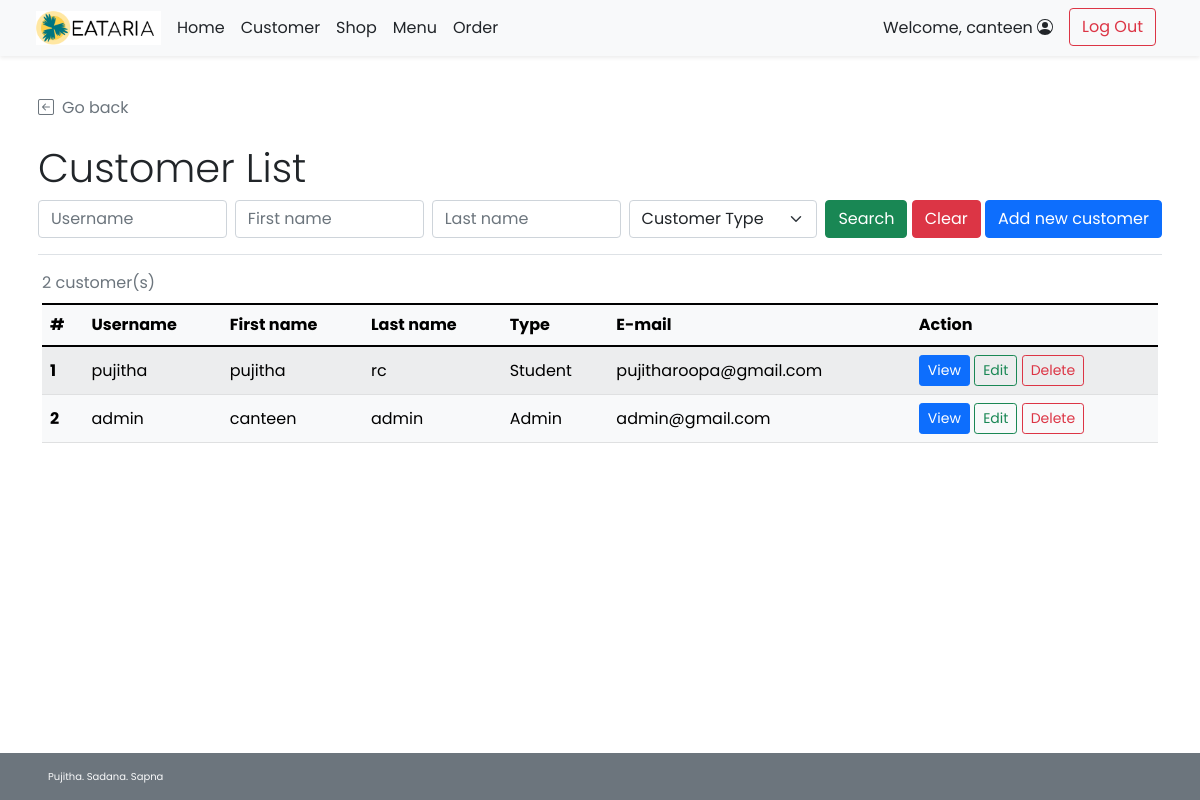
The page /admin/admin_customer_list.php (signed in) on the database as committed earlier.
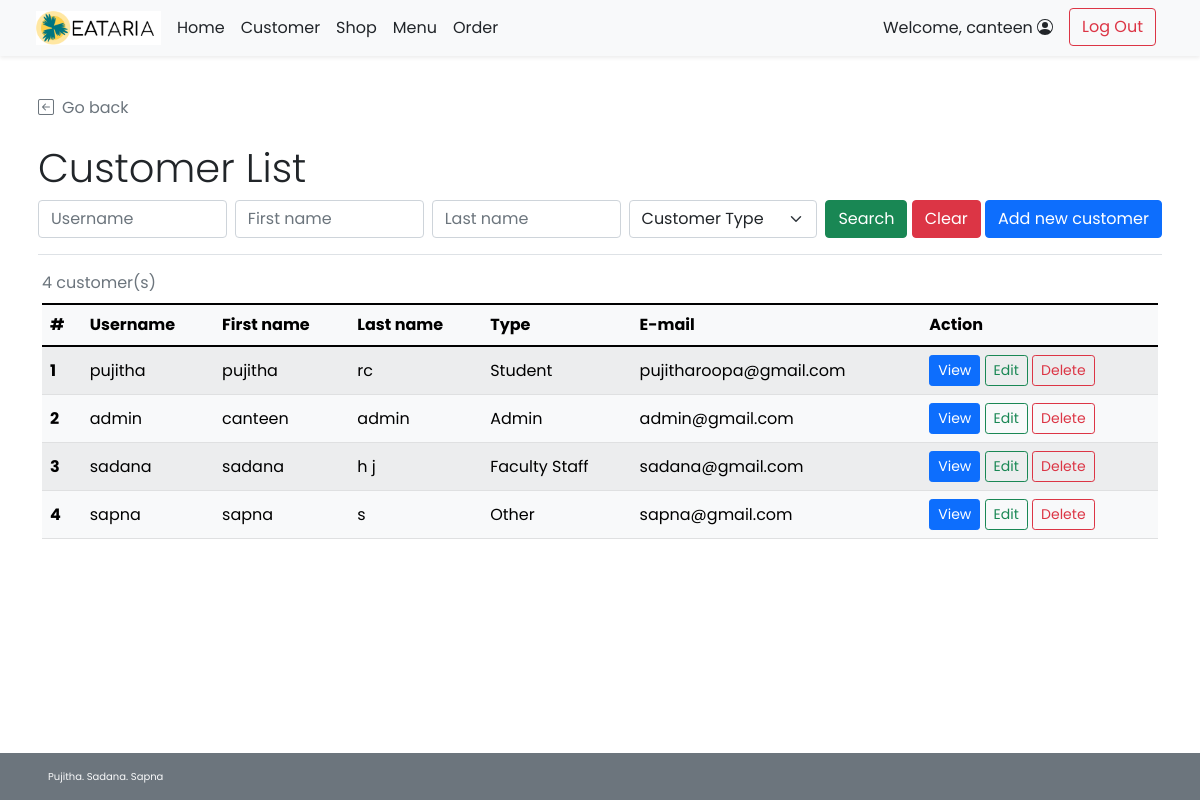
The same page on the database as committed later.
### tables this page shows
CREATE TABLE `customer` (
  `c_id` int(11) NOT NULL,
  `c_username` varchar(45) NOT NULL,
  `c_pwd` varchar(45) NOT NULL,
  `c_firstname` varchar(45) NOT NULL,
  `c_lastname` varchar(45) NOT NULL,
  `c_email` varchar(45) NOT NULL,
  `c_gender` varchar(1) NOT NULL COMMENT 'M for male, F for female',
  `c_type` varchar(3) NOT NULL COMMENT 'STD for student\r\nINS for instructor\r\nSTF for staff\r\nGUE for guest\r\nADM for admin\r\nOTH for others'
);

### admin/admin_customer_list.php (the view, shortened to what the changed rows need)
<!DOCTYPE html>
<html lang="en" class="h-100">
<head>
    <?php
        include("../conn_db.php");
        include('../head.php');
    ?>
    <link href="../css/main.css" rel="stylesheet">
</head>
<body class="d-flex flex-column h-100">
    <div class="container p-2 pb-0" id="admin-dashboard">
        <div class="mt-4 border-bottom">
            <h2 class="pt-3 display-6">Customer List</h2>
        </div>
    </div>
    <div class="container pt-2" id="cust-table">
        <?php
            if(!isset($_GET["search"])){
                $search_query = "SELECT c_id,c_username,c_firstname,c_lastname,c_type,c_email FROM customer;";
            }
            $search_result = $mysqli -> query($search_query);
            $search_numrow = $search_result -> num_rows;
            if($search_numrow == 0){
        ?>
        <div class="row">
            <div class="col mt-2 ms-2 p-2 bg-danger text-white rounded text-start">
                <svg xmlns="http://www.w3.org/2000/svg" width="16" height="16" fill="currentColor"
                    class="bi bi-x-circle ms-2" viewBox="0 0 16 16">
                    <path d="M8 15A7 7 0 1 1 8 1a7 7 0 0 1 0 14zm0 1A8 8 0 1 0 8 0a8 8 0 0 0 0 16z" />
                    <path
                        d="M4.646 4.646a.5.5 0 0 1 .708 0L8 7.293l2.646-2.647a.5.5 0 0 1 .708.708L8.707 8l2.647 2.646a.5.5 0 0 1-.708.708L8 8.707l-2.646 2.647a.5.5 0 0 1-.708-.708L7.293 8 4.646 5.354a.5.5 0 0 1 0-.708z" />
                </svg><span class="ms-2 mt-2">No customer found!</span>
                <a href="admin_customer_list.php" class="text-white">Clear Search Result</a>
            </div>
        </div>
        <?php } else{ ?>
        <div class="table-responsive">
        <table class="table rounded-5 table-light table-striped table-hover align-middle caption-top mb-5">
            <caption><?php echo $search_numrow;?> customer(s) <?php if(isset($_GET["search"])){?><br /><a
                    Result</a><?php } ?></caption>
            <thead class="bg-light">
                <tr>
                    <th scope="col">#</th>
                    <th scope="col">Username</th>
                    <th scope="col">First name</th>
                    <th scope="col">Last name</th>
                    <th scope="col">Type</th>
                    <th scope="col">E-mail</th>
                    <th scope="col">Action</th>
                </tr>
            </thead>
            <tbody>
                <?php $i=1; while($row = $search_result -> fetch_array()){ ?>
                <tr>
                    <th><?php echo $i++;?></th>
                    <td><?php echo $row["c_username"];?></td>
                    <td><?php echo $row["c_firstname"];?></td>
                    <td><?php echo $row["c_lastname"];?></td>
                    <td><?php
                        switch($row["c_type"]){
                            case "STD": echo "Student"; break;
                            case "STF": echo "Faculty Staff"; break;
                            case "ADM": echo "Admin"; break;
                            default: echo "Other";
                        }
                    ?>
                    </td>
                    <td><?php echo $row["c_email"];?></td>
                    <td>
                        <a href="admin_customer_detail.php?c_id=<?php echo $row["c_id"]?>"
                            class="btn btn-sm btn-primary">View</a>
                        <a href="admin_customer_edit.php?c_id=<?php echo $row["c_id"]?>"
                            class="btn btn-sm btn-outline-success">Edit</a>
                        <a href="admin_customer_delete.php?c_id=<?php echo $row["c_id"]?>"
                            class="btn btn-sm btn-outline-danger">Delete</a>
                    </td>
                </tr>
                <?php } ?>
            </tbody>
        </table>
        </div>
        <?php }
        ?>
    </div>
</body>
</html>

Rows that differ between the two databases and show on the page:
added customer: c_username "sadana", c_firstname "sadana", c_lastname "h j", c_type "Faculty Staff", c_email "sadana@gmail.com"
added customer: c_username "sapna", c_firstname "sapna", c_lastname "s", c_type "Other", c_email "sapna@gmail.com"
Other text that changed with them:
$search_numrow: "2" → "4"
